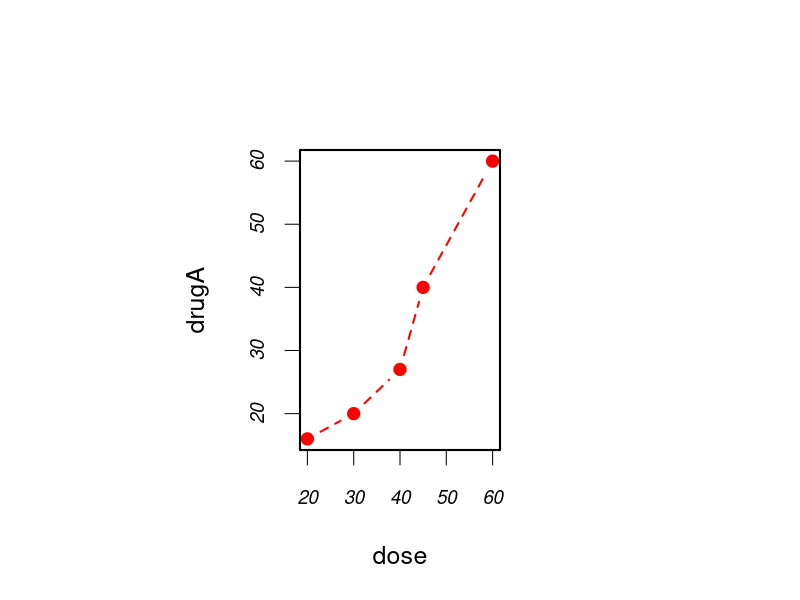
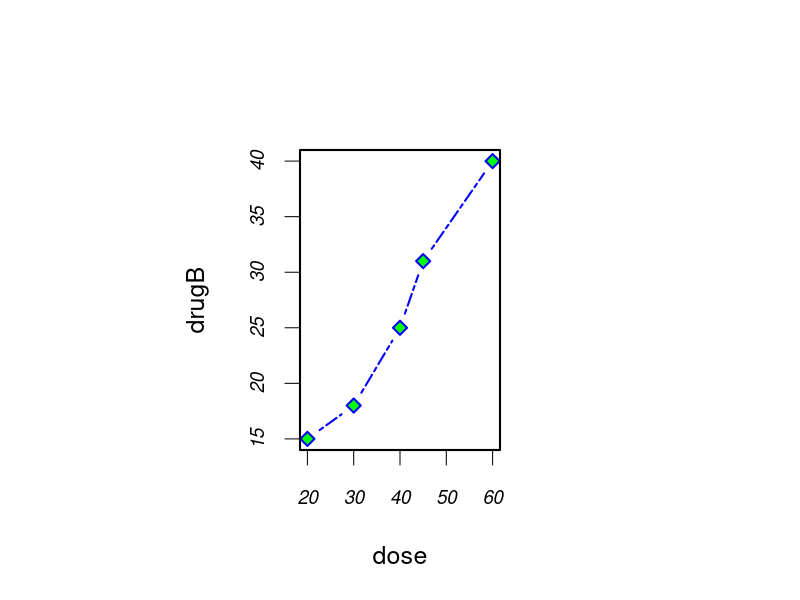
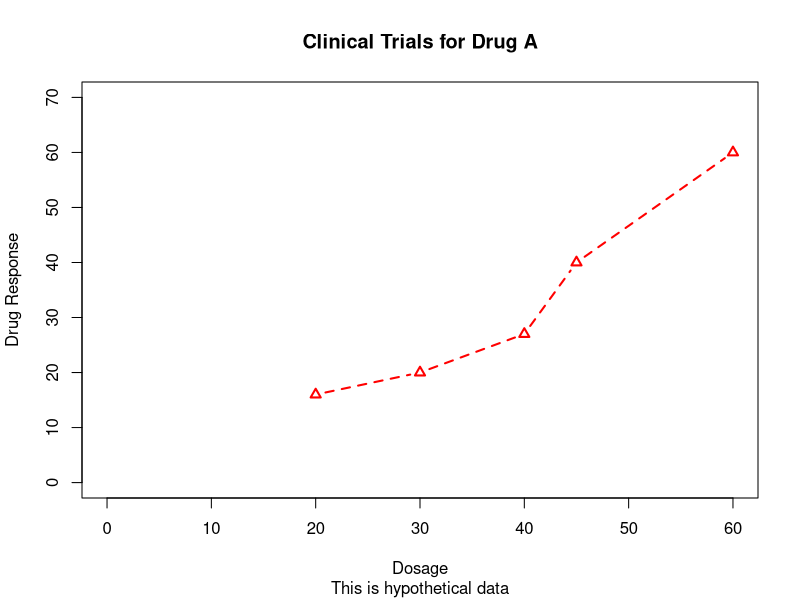
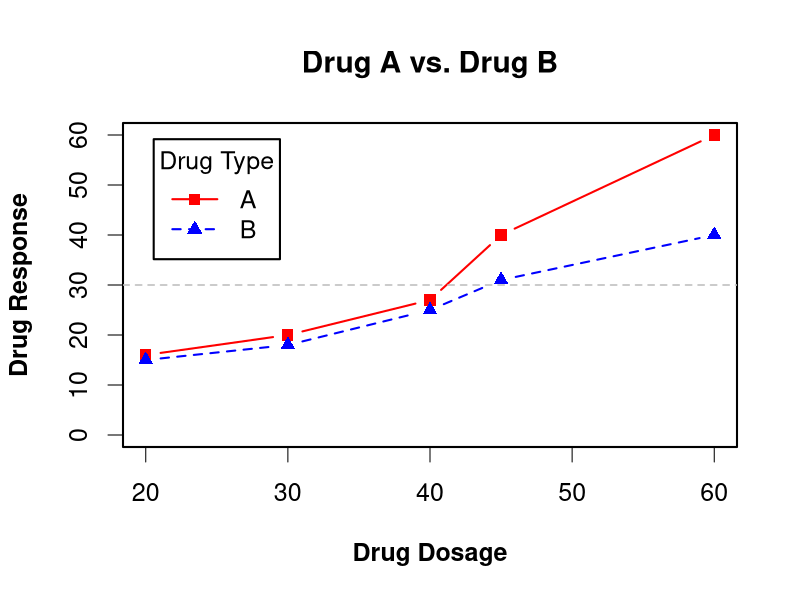
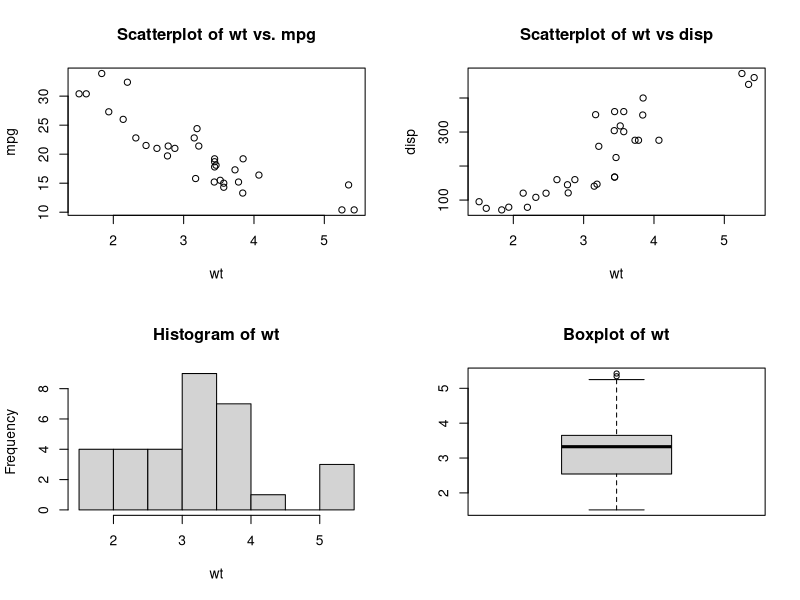

The R source for these figures, in order:
dose <- c(20, 30, 40, 45, 60)
drugA <- c(16, 20, 27, 40, 60)
drugB <- c(15, 18, 25, 31, 40)

opar <- par(no.readonly=TRUE)
# pin = Plot dimensions (width, height) in inches.
par(pin=c(2, 3))
par(lwd=2, cex=1.5)
par(cex.axis=.75, font.axis=3)
plot(dose, drugA, type="b", pch=19, lty=2, col="red")
plot(dose, drugB, type="b", pch=23, lty=6, col="blue", bg="green")
par(opar)

#------------------------------------------------------------------
#Adding text, customized axes, and legends

#For example, the following adds a title (main), subtitle (sub), 
#axis labels (xlab, ylab), and axis ranges (xlim,ylim)

plot(dose, drugA, type="b",
col="red", lty=2, pch=2, lwd=2,
main="Clinical Trials for Drug A",
sub="This is hypothetical data",
xlab="Dosage", ylab="Drug Response",
xlim=c(0, 60), ylim=c(0, 70))

#------------------------------------------------------------------

# Legend

opar <- par(no.readonly=TRUE)

par(lwd=2, cex=1.5, font.lab=2)

plot(dose, drugA, type="b",
  pch=15, lty=1, col="red", ylim=c(0, 60),
  main="Drug A vs. Drug B",
  xlab="Drug Dosage", ylab="Drug Response")

lines(dose, drugB, type="b", pch=17, lty=2, col="blue")

# This function adds one or more straight lines through the current plot.
abline(h=c(30), lwd=1.5, lty=2, col="gray")

legend("topleft", inset=.05, title="Drug Type", c("A","B"),
  lty=c(1, 2), pch=c(15, 17), col=c("red", "blue"))

par(opar)

#------------------------------------------------------------------

#Combining graphs

attach(mtcars)
opar <- par(no.readonly=TRUE)
par(mfrow=c(2,2))
plot(wt,mpg, main="Scatterplot of wt vs. mpg")
plot(wt,disp, main="Scatterplot of wt vs disp")
hist(wt, main="Histogram of wt")
boxplot(wt, main="Boxplot of wt")
par(opar)
detach(mtcars)